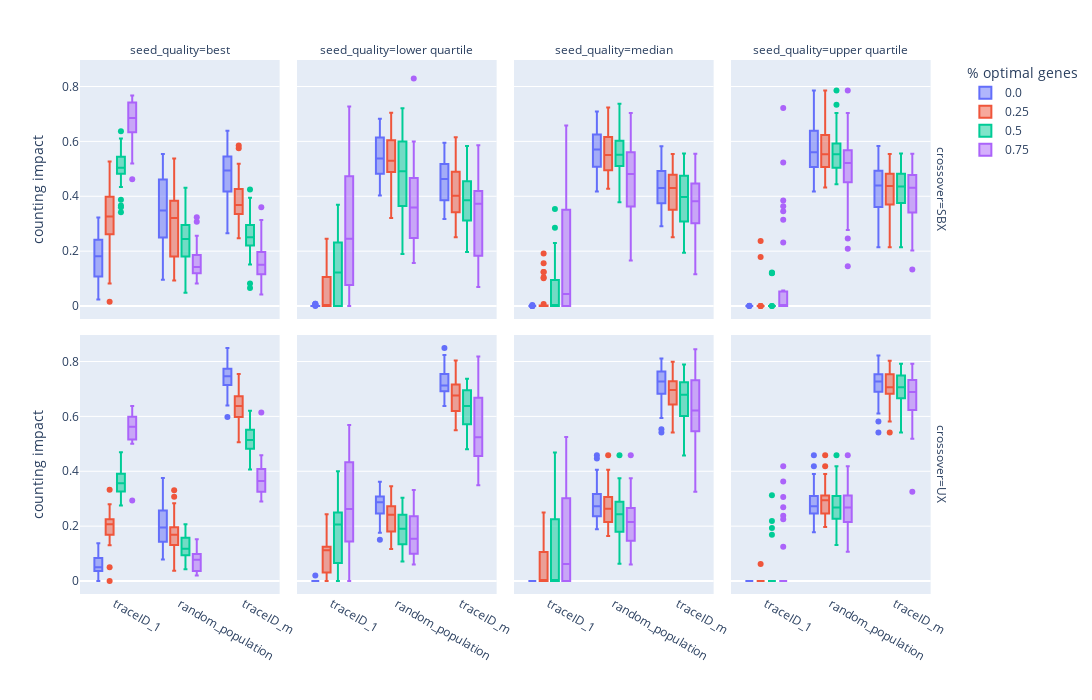

The notebook cell saved with this chart:
### Code cell
#Impact values for dimension 8 only

import pandas as pd
import plotly.express as px

gen = 50
dim = 8

ci_df = pd.read_csv("../data/sphere_function_data_out/counting_impact.csv")
only_last_gen_ci = ci_df[ci_df.generation == gen]
only_last_gen_ci['random_population'] = only_last_gen_ci[['traceID_2', 'traceID_3', 'traceID_4', 'traceID_5', 'traceID_6', 'traceID_7', 'traceID_8', 'traceID_9', 'traceID_10', 'traceID_11', 'traceID_12', 'traceID_13', 'traceID_14', 'traceID_15', 'traceID_16', 'traceID_17', 'traceID_18', 'traceID_19', 'traceID_20']].sum(axis=1)

#filter runs with optimal and worst point:
only_last_gen_ci = only_last_gen_ci[only_last_gen_ci.dim == 8]
only_last_gen_ci = only_last_gen_ci[only_last_gen_ci.seed_quality != "utopia"]
only_last_gen_ci = only_last_gen_ci[only_last_gen_ci.seed_quality != "dystopia"]
only_last_gen_ci = only_last_gen_ci[['traceID_1', 'random_population', 'traceID_m', 'percentage_of_optimal_genes', 'seed_quality', 'crossover']]


#CI of Fitness = 1
fig = px.box(
    only_last_gen_ci,
    color="percentage_of_optimal_genes",
    facet_col="seed_quality",
    facet_row="crossover",
    labels={
            "value": "counting impact",
            "variable": "",
            "percentage_of_optimal_genes": "% optimal genes",
            "traceID_1" : "seed ind"
        },
    height=700, width=1400)

fig.write_image("../figures/genome_vs_fitness_impact.pdf")
fig.show()
